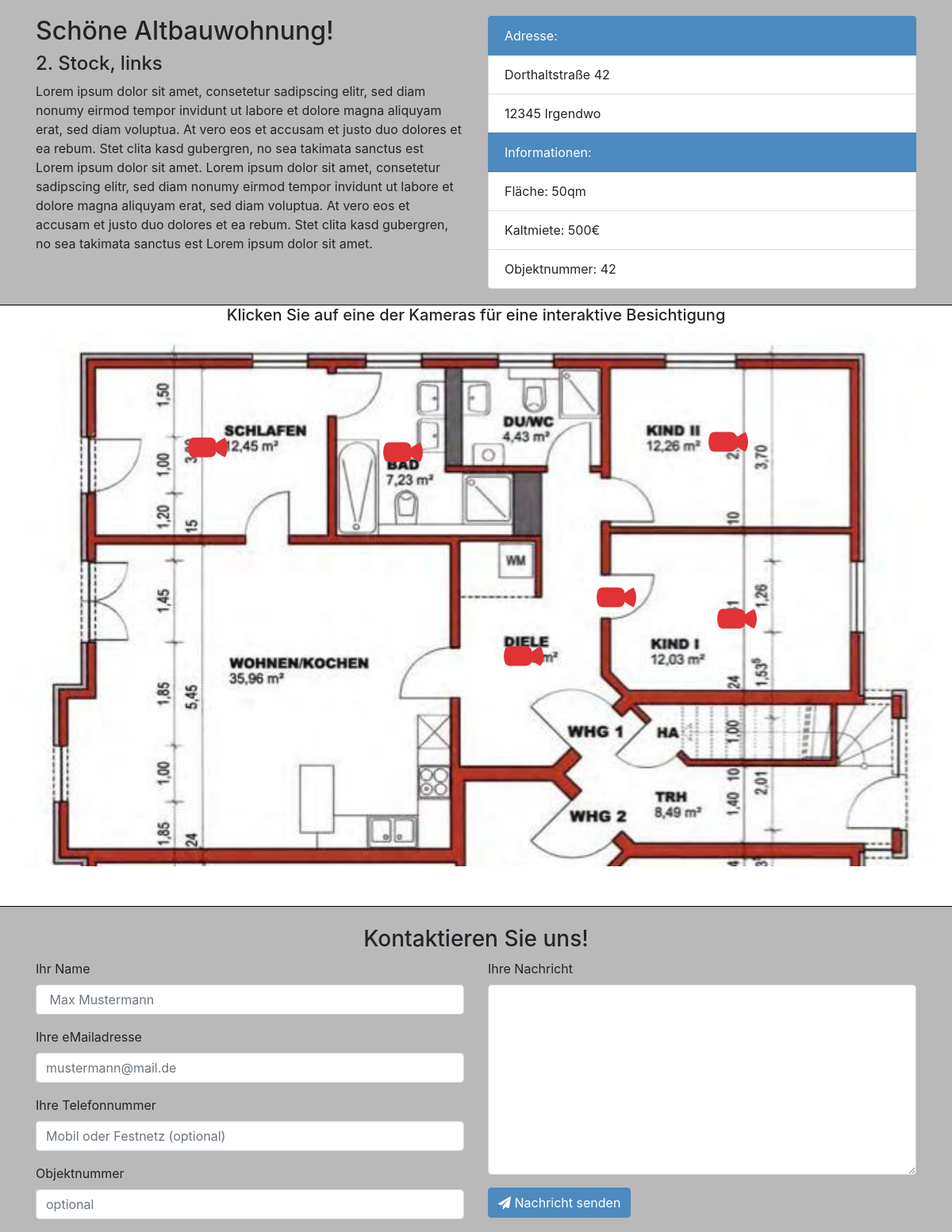
/1/, run on the app's committed database.
### flat/models.py (models this page shows, shortened)
class flat(models.Model):
    Titel = models.CharField(max_length=128)
    Stockwerk = models.CharField(max_length=128)
    Position = models.CharField(max_length=128)
    Expose = models.ImageField()
    Beschreibung = models.TextField()
    Bild = models.ImageField()
    Kameras = models.ManyToManyField(camera)
    Haus = models.ForeignKey(house)
    Fläche = models.CharField(max_length=32)
    Kaltmiete = models.CharField(max_length=32)
    Objektnummer = models.CharField(max_length=32)
    class Meta:
        verbose_name = 'Wohnung'
        verbose_name_plural = 'Wohnungen'

### house/models.py (models this page shows, shortened)
class house(models.Model):
    Titel = models.CharField(max_length=128)
    Straße = models.CharField(max_length=128)
    Hausnummer = models.CharField(max_length=8)
    PLZ = models.CharField(max_length=5)
    Ort = models.CharField(max_length=128)
    Bild = models.ImageField()
    Beschreibung = models.TextField()
    class Meta:
        verbose_name = 'Haus'
        verbose_name_plural = 'Häuser'

### cameras/models.py (models this page shows, shortened)
class camera(models.Model):
    Titel = models.CharField(max_length=128)
    URL = models.CharField(max_length=256)
    position_left = models.CharField(max_length=128, default="0")
    position_top = models.CharField(max_length=128, default="0")
    class Meta:
        verbose_name = 'Kamera'
        verbose_name_plural = 'Kameras'

### house/views.py (the view)
# urls.py: url(r'^(?P<pk>[\w-]+)/$', FlatView.as_view(), name='Wohnung'),
class FlatView(DetailView):
    model = flat
    template_name = "web/pages/flat.html"

### templates/web/pages/flat.html (shortened to what this page needs)
{% extends "base.html"%}
{% load static %}
{% block content %}
<div id="info_wohnung">
    <div class="container">
        <div class="row">
            <div class="col-6">
                <h2>{{ flat.Titel }}</h2>
                <h4>{{ flat.Stockwerk }}, {{ flat.Position }}</h4>
                <p>{{ flat.Beschreibung }}</p>
            </div>
            <div class="col-6">
                <div class="list-group">
                    <p class="list-group-item active">Adresse: </p>
                    <p class="list-group-item">{{ flat.Haus.Straße }} {{ flat.Haus.Hausnummer }}</p>
                    <p class="list-group-item">{{ flat.Haus.PLZ }} {{ flat.Haus.Ort }}</p>
                    <p class="list-group-item active">Informationen: </p>
                    <p class="list-group-item">Fläche: {{ flat.Fläche }}</p>
                    <p class="list-group-item">Kaltmiete: {{ flat.Kaltmiete }}</p>
                    <p class="list-group-item">Objektnummer: {{ flat.Objektnummer }}</p>
                </div>
            </div>
        </div>
    </div>
</div>
<h5 style="text-align: center">Klicken Sie auf eine der Kameras für eine interaktive Besichtigung</h5>
<div class="container-fluid">
    <div id="expose"><img width=100% src="{{ MEDIA_URL }}{{ flat.Expose.url }}"></img>
        {% for node in flat.Kameras.all %}
          <a class="camera" style="left: {{ node.position_left }}%; top: {{ node.position_top }}%" href="{{ request.path }}{{ node.id }}"><img src="{% static 'cam.png' %}"></img>{{ cam.Titel }}</a>
        {% endfor %}
    </div>
</div>
{% endblock %}

### templates/web/pages/flat.html (style rules this page uses)
.camera img { width: 50px; height: 50px; border-radius: 50%; ) }
.camera { position: absolute; }
#expose { position: relative; }
#info_wohnung { background-color: #b9b9b9; border-bottom: 1px solid black; padding-bottom: 20px; padding-top: 20px; }

### templates/base.html (style rules this page uses)
body .btn-primary, body .list-group-item.active { background-color: #4c8abf; border-color: #4c8abf; }

### data on the page
flat: Titel "Schöne Altbauwohnung!", Stockwerk "2. Stock", Position "links", Beschreibung "Lorem ipsum dolor sit amet, consetetur sadipscing elitr, sed diam nonumy eirmod tempor invidunt ut labore et dolore magna aliquyam erat, sed diam voluptua. At vero eos et accusam et justo duo dolores et ea rebum. Stet clita kasd gubergren, no sea takimata sanctus est Lorem ipsum dolor sit amet. Lorem ipsum dolor sit amet, consetetur sadipscing elitr, sed diam nonumy eirmod tempor invidunt ut labore et dolore magna aliquyam erat, sed diam voluptua. At vero eos et accusam et justo duo dolores et ea rebum. Stet clita kasd gubergren, no sea takimata sanctus est Lorem ipsum dolor sit amet.", Haus.Straße "Dorthaltstraße", Haus.Hausnummer "42", Haus.PLZ "12345", Haus.Ort "Irgendwo", Fläche "50qm", Kaltmiete "500€", Objektnummer "42", Expose (picture)
